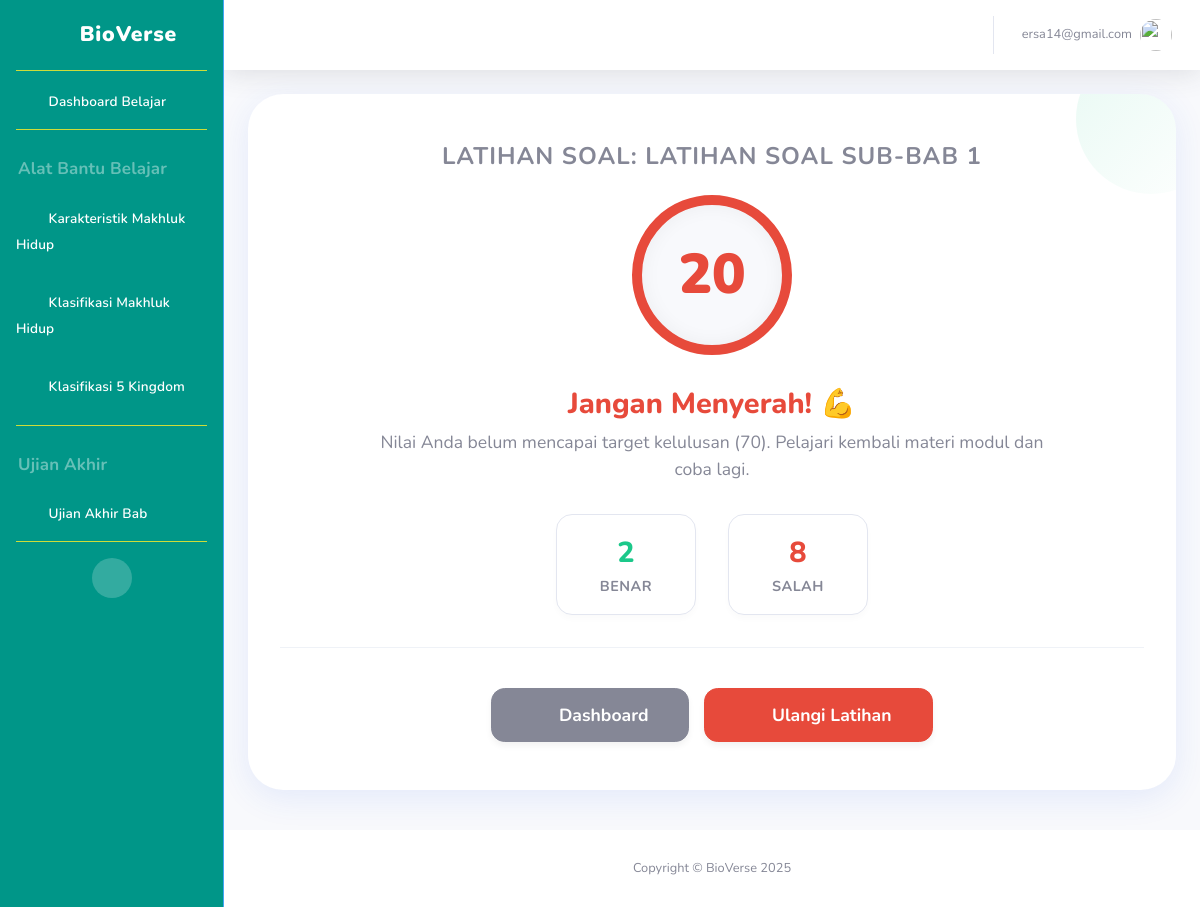
Before: /latihan/hasil/1/ (signed in) with the older database file.
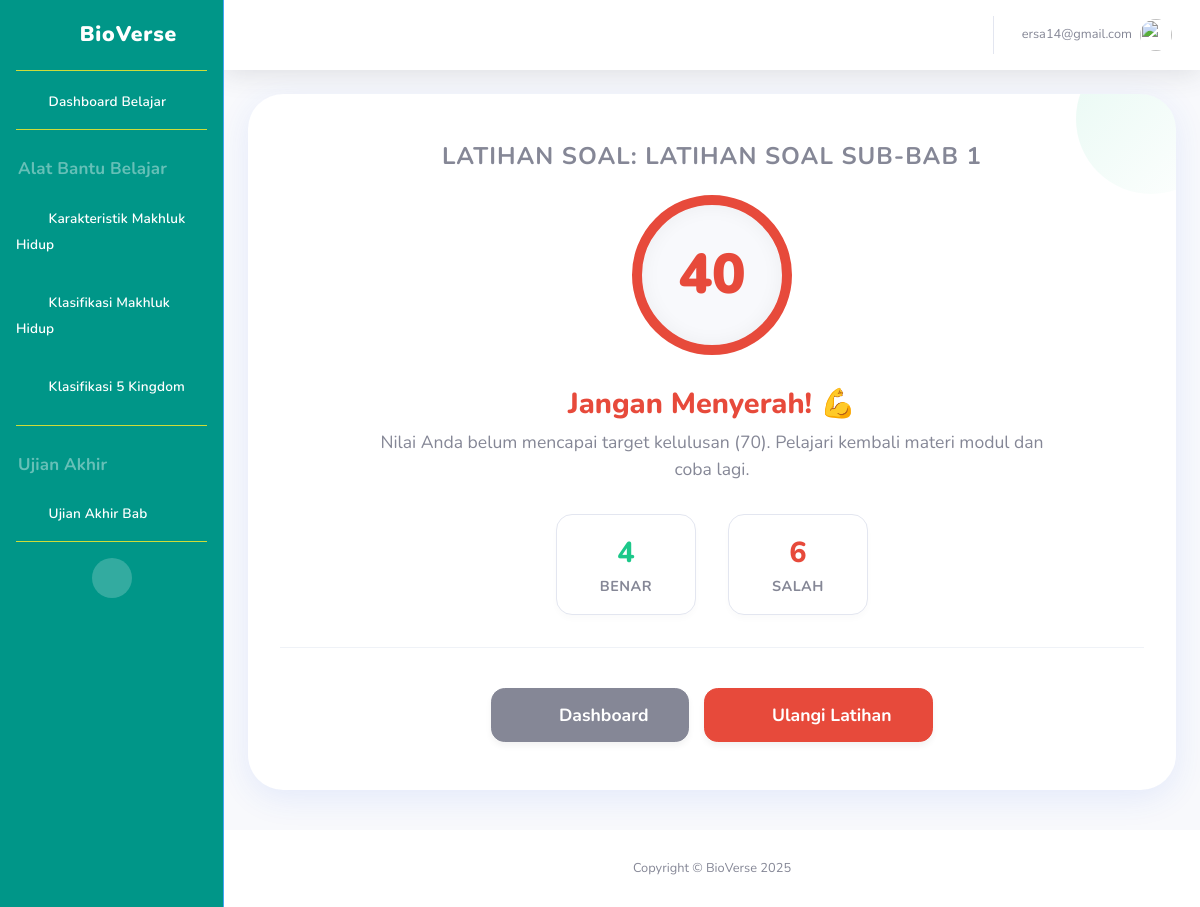
After: the same page with the newer database file.
### main/models.py (models this page shows, shortened)
class LatihanSoal(models.Model):
    subbab = models.OneToOneField(SubBab, on_delete=models.CASCADE)
    judul = models.CharField(max_length=200)

class HasilLatihan(models.Model):
    siswa = models.ForeignKey(User, on_delete=models.CASCADE)
    latihan = models.ForeignKey(LatihanSoal, on_delete=models.CASCADE)
    skor = models.DecimalField(max_digits=5, decimal_places=2) # Skor 0-100

### main/views.py (the view)
# urls.py: path('latihan/hasil/<int:latihan_id>/', views.hasil_latihan_view, name='hasil_latihan'), # <-- TAMBAHKAN INI
@login_required
def hasil_latihan_view(request, latihan_id):
    latihan = get_object_or_404(LatihanSoal, id=latihan_id)
    hasil = get_object_or_404(HasilLatihan, siswa=request.user, latihan=latihan)
    jawaban_siswa = JawabanSiswa.objects.filter(
        siswa=request.user, pertanyaan__latihan=latihan
    ).select_related("pertanyaan", "pilihan_dipilih")
    total_soal = jawaban_siswa.count()
    jawaban_benar = jawaban_siswa.filter(is_benar=True).count()
    jawaban_salah = total_soal - jawaban_benar
    context = {
        "latihan": latihan,
        "hasil": hasil,
        "jawaban_siswa": jawaban_siswa,
        "jawaban_benar": jawaban_benar, # Kirim ke template
        "jawaban_salah": jawaban_salah  # Kirim ke template
    }
    return render(request, "main/siswa/hasil_latihan.html", context)

### main/templatetags/custom_tags.py (called while the page is built)
@register.simple_tag
def get_latihan_id(subbab_urutan):
    from main.models import LatihanSoal
    try:
        latihan = LatihanSoal.objects.get(subbab__urutan=subbab_urutan)
        return latihan.id
    except LatihanSoal.DoesNotExist:
        return None

@register.simple_tag
def get_pengayaan_id():
    from main.models import SoalPengayaan
    try:
        pengayaan = SoalPengayaan.objects.first()
        if pengayaan:
            return pengayaan.id
        return None
    except SoalPengayaan.DoesNotExist:
        return None

### main/templates/main/siswa/hasil_latihan.html (shortened to what this page needs)
{% extends 'main/base.html' %}
{% load static %}
{% block content %}
    <div class="learning-card">
        <h4 class="text-uppercase text-muted mb-4 font-weight-bold" style="letter-spacing: 1px;">
            Latihan Soal: {{ latihan.judul }}
        </h4>
        <div class="score-circle {% if hasil.skor >= 70 %}pass{% else %}fail{% endif %}">
            <span class="score-value">{{ hasil.skor|floatformat:0 }}</span>
        </div>
        {% if hasil.skor >= 70 %}
            <h2 class="result-title text-success">Luar Biasa! 🎉</h2>
            <p class="result-desc">
                Selamat! Anda telah berhasil menuntaskan latihan ini dengan sangat baik.
            </p>
        {% else %}
            <h2 class="result-title text-danger">Jangan Menyerah! 💪</h2>
            <p class="result-desc">
                Nilai Anda belum mencapai target kelulusan (70). Pelajari kembali materi modul dan coba lagi.
            </p>
        {% endif %}
        <div class="stats-container">
            <div class="stat-box">
                <span class="stat-value text-green">{{ jawaban_benar }}</span>
                <span class="stat-label">Benar</span>
            </div>
            <div class="stat-box">
                <span class="stat-value text-red">{{ jawaban_salah }}</span>
                <span class="stat-label">Salah</span>
            </div>
        </div>
        <div class="action-buttons">
            <a href="{% url 'siswa_dashboard' %}" class="btn btn-secondary btn-custom">
                <i class="fas fa-home mr-2"></i> Dashboard
            </a>
            {% if hasil.skor < 70 %}
            <a href="{% url 'latihan_soal' latihan.id %}" class="btn btn-danger btn-custom">
                <i class="fas fa-redo mr-2"></i> Ulangi Latihan
            </a>
            {% endif %}
        </div>
    </div>
{% endblock %}

### main/templates/main/base.html (shortened to what this page needs)
{% load static %}
{% load custom_tags %}
<!DOCTYPE html>
<html lang="id">
    <head>
        <link href="{% static 'vendor/fontawesome-free/css/all.min.css' %}"
              rel="stylesheet"
              type="text/css">
        <link href="{% static 'css/sb-admin-2.min.css' %}" rel="stylesheet">
    </head>
    <body id="page-top">
        <div id="wrapper">
            <ul class="navbar-nav sidebar sidebar-dark accordion"
                id="accordionSidebar">
                <a class="sidebar-brand d-flex align-items-center justify-content-center"
                   href="{% if user.profile.role == 'SISWA' %}{% url 'siswa_dashboard' %}{% else %}{% url 'guru_dashboard' %}{% endif %}">
                    <div class="sidebar-brand-icon d-flex align-items-center justify-content-center">
                        <i class="fas fa-seedling"></i>
                    </div>
                    <div class="sidebar-brand-text mx-3">BioVerse</div>
                </a>
                <hr class="sidebar-divider my-0">
                {% if user.profile.role == 'SISWA' %}
                    <li class="nav-item {% if request.resolver_match.url_name == 'siswa_dashboard' %}active{% endif %}">
                        <a class="nav-link" href="{% url 'siswa_dashboard' %}">
                            <i class="fas fa-home"></i>
                            <span>Dashboard Belajar</span></a>
                    </li>
                    <hr class="sidebar-divider">
                    <div class="sidebar-heading">Alat Bantu Belajar</div>
                    <li class="nav-item">
                        <a class="nav-link collapsed"
                           href="#"
                           data-toggle="collapse"
                           data-target="#collapseSubBab1"
                           aria-expanded="true"
                           aria-controls="collapseSubBab1">
                            <i class="fas fa-book-open"></i>
                            <span>Karakteristik Makhluk Hidup</span>
                        </a>
                                {% get_latihan_id 1 as latihan_1_id %}
                    </li>
                    <li class="nav-item">
                        <a class="nav-link collapsed"
                           href="#"
                           data-toggle="collapse"
                           data-target="#collapseSubBab2"
                           aria-expanded="true"
                           aria-controls="collapseSubBab2">
                            <i class="fas fa-sitemap"></i>
                            <span>Klasifikasi Makhluk Hidup</span>
                        </a>
                                {% get_latihan_id 2 as latihan_2_id %}
                    </li>
                    <li class="nav-item">
                        <a class="nav-link collapsed"
                           href="#"
                           data-toggle="collapse"
                           data-target="#collapseSubBab3"
                           aria-expanded="true"
                           aria-controls="collapseSubBab3">
                            <i class="fas fa-seedling"></i>
                            <span>Klasifikasi 5 Kingdom</span>
                        </a>
                                {% get_latihan_id 3 as latihan_3_id %}
                    </li>
                    <hr class="sidebar-divider">
                    <div class="sidebar-heading">Ujian Akhir</div>
                    <li class="nav-item {% if request.resolver_match.url_name == 'pengayaan' %}active{% endif %}">
                        {% get_pengayaan_id as pengayaan_id %}
                        <a class="nav-link" href="{% url 'pengayaan' pengayaan_id %}">
                            <i class="fas fa-flag"></i>
                            <span>Ujian Akhir Bab</span>
                        </a>
                    </li>
                {% endif %}
                <hr class="sidebar-divider d-none d-md-block">
                <div class="text-center d-none d-md-inline">
                    <button class="rounded-circle border-0" id="sidebarToggle"></button>
                </div>
            </ul>
            <div id="content-wrapper" class="d-flex flex-column">
                <div id="content">
                    <nav class="navbar navbar-expand navbar-light bg-white topbar mb-4 static-top shadow">
                        <ul class="navbar-nav ml-auto">
                            <li class="nav-item dropdown no-arrow">
                                <a class="nav-link dropdown-toggle"
                                   href="#"
                                   id="userDropdown"
                                   role="button"
                                   data-toggle="dropdown"
                                   aria-haspopup="true"
                                   aria-expanded="false">
                                    <span class="mr-2 d-none d-lg-inline text-gray-600 small">{{ user.username }}</span>
                                    <img class="img-profile rounded-circle"
                                         src="{% static 'img/undraw_profile.svg' %}">
                                </a>
                            </li>
                        </ul>
                    </nav>
                    <div class="container-fluid">
                        {% block content %}{% endblock %}
                    </div>
                </div>
                <footer class="sticky-footer bg-white">
                    <div class="container my-auto">
                        <div class="copyright text-center my-auto">
                            <span>Copyright &copy; BioVerse 2025</span>
                        </div>
                    </div>
                </footer>
            </div>
        </div>
    </body>
</html>

### main/templates/main/base.html (style rules this page uses)
body { background: #f6fcff !important; font-family: 'Nunito', sans-serif; }
.sidebar, .sidebar.sidebar-dark.accordion, .navbar-nav.sidebar.sidebar-dark.accordion { background: #009688 !important; min-height: 100vh; border-right: 1px solid #42a5f5 !important; font-family: 'Nunito', sans-serif !important; }
.sidebar .sidebar-brand { color: #ffffff !important; font-size: 1.32rem; font-weight: 900; letter-spacing: .04em; text-transform: none; }
.sidebar .sidebar-brand-icon { color: #cddc39 !important; font-size: 1.9rem !important; margin-right: 8px; }
.sidebar .sidebar-heading { text-transform: none !important; font-weight: 700; font-size: 1.06rem; letter-spacing: .01em; margin: 10px 0 6px 2px; text-transform: capitalize !important; }
.sidebar .nav-link, .sidebar .nav-link span { color: #ffffff !important; font-weight: 600; font-size: 1.09rem; padding: 8px 12px 8px 13px; border-radius: 0.85rem; transition: background .17s, color .13s; text-transform: none; letter-spacing: .01em; }
.sidebar-divider { border-color: #cddc39 !important; }
.sidebar .nav-link i { color: #FFF6DA !important; margin-right: 10px; font-size: 1.14rem; vertical-align: middle; transition: color .18s; }

### main/templates/main/siswa/hasil_latihan.html (style rules this page uses)
body { font-family: 'Nunito', sans-serif; background: #f3f6fd; }
.learning-card { background: #fff; border-radius: 2.2rem; box-shadow: 0 8px 32px rgba(53,99,233,0.10); padding: 3rem 2rem; width: 100%; max-width: 100%; margin: 0 auto 2.5rem auto; text-align: center; position: relative; overflow: hidden; border: none; }
.learning-card::before { content: ''; position: absolute; top: -50px; right: -50px; width: 150px; height: 150px; background: linear-gradient(135deg, rgba(28, 200, 138, 0.1), rgba(28, 200, 138, 0)); border-radius: 50%; z-index: 0; }
.score-circle { width: 160px; height: 160px; border-radius: 50%; background: #f8f9fc; display: flex; align-items: center; justify-content: center; margin: 0 auto 2rem auto; position: relative; box-shadow: inset 0 0 20px rgba(0,0,0,0.05); }
.score-value { font-size: 3.5rem; font-weight: 900; line-height: 1; z-index: 2; }
.score-circle.fail { border: 10px solid #e74a3b; color: #e74a3b; }
.result-title { font-size: 1.8rem; font-weight: 800; color: #2c3e50; margin-bottom: 0.5rem; }
.result-desc { color: #858796; font-size: 1.1rem; max-width: 700px; margin: 0 auto 2rem auto; }
.stats-container { display: flex; justify-content: center; gap: 2rem; margin-bottom: 2.5rem; padding-bottom: 2rem; border-bottom: 1px solid #eff2f7; }
.stat-box { background: #fff; border: 1px solid #e3e6f0; border-radius: 1rem; padding: 1rem 2rem; min-width: 140px; box-shadow: 0 4px 6px rgba(0,0,0,0.02); }
.stat-value { font-size: 1.8rem; font-weight: 800; display: block; }
.stat-label { font-size: 0.9rem; text-transform: uppercase; letter-spacing: 0.5px; font-weight: 700; color: #858796; }
.text-green { color: #1cc88a; }
.text-red { color: #e74a3b; }
.action-buttons { display: flex; justify-content: center; gap: 15px; }
.btn-custom { border-radius: 0.85rem; padding: 0.8rem 2.5rem; font-weight: 700; font-size: 1.1rem; box-shadow: 0 4px 6px rgba(0,0,0,0.05); transition: transform 0.2s; }

Changed rows visible on the page:
changed HasilLatihan: skor "20" → "40"
Other visible differences:
{{ jawaban_benar }}: "2" → "4"
{{ jawaban_salah }}: "8" → "6"
